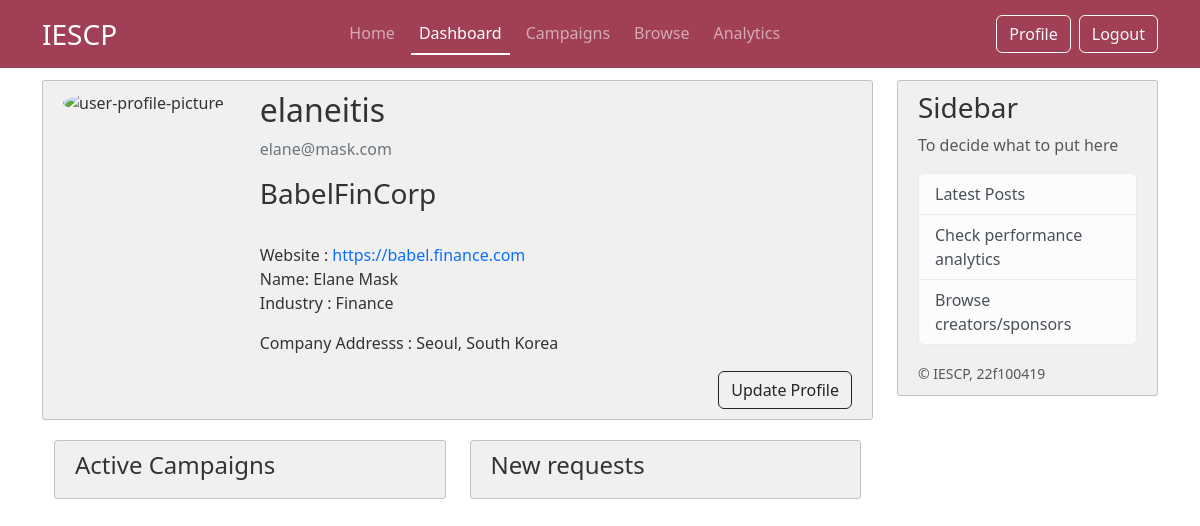
/dashboard (signed in), run on the app's committed database.
### iescp/models.py (models this page shows, shortened)
class CommonUser(db.Model,UserMixin):
     __tablename__ = 'commonuser'
     id = db.Column(db.Integer, primary_key=True)
     role = db.Column(db.String(25), nullable=False) # sponsor or creator
     username = db.Column(db.String(16), unique=True, nullable =False)
     password = db.Column(db.String(60), nullable =False)
     email = db.Column(db.String(50), unique=True, nullable =False)
     firstname = db.Column(db.String(50), nullable=False)
     lastname = db.Column(db.String(50), nullable=False)
     profile_pic = db.Column(db.String(16), nullable =False, default='default.jpg')
     status = db.Column(db.String(12), nullable= False, default='Public') #public or private profile for browse page
     flag = db.Column(db.String(5), nullable=False, default='No') # flag for admin
     phone_no = db.Column(db.String(16), nullable = False)

class Sponsor(db.Model, UserMixin):
     __tablename__ = 'sponsor'
     id = db.Column(db.Integer, primary_key=True)
     company = db.Column(db.String(50), nullable = False)
     industry = db.Column(db.String(50), nullable=False)
     website= db.Column(db.String(120), nullable=False)
     company_address = db.Column(db.Text, nullable=False)
     common_id = db.Column(db.Integer, db.ForeignKey('commonuser.id'), nullable = False)
     common_user = db.relationship('CommonUser', backref='sponsor', uselist=False)

### iescp/routes.py (the view)
@app.route("/dashboard")
@login_required
def dashboard():
     image_file = url_for('static',filename='images/profile_pics/'+current_user.profile_pic)
     if current_user.role == "Sponsor":
          sponsor_data = Sponsor.query.filter_by(common_id=current_user.id).first()
          return render_template("sponsor/01_sponsor_dashboard.html", title= "Dashboard", sponsor_data = sponsor_data, image_file=image_file)
     elif current_user.role == "Creator":
          creator_data = Creator.query.filter_by(common_id=current_user.id).first()
          return render_template("creator/01_creator_dashboard.html", title= "Dashboard", creator_data=creator_data, image_file=image_file)
     else:
          return redirect(url_for('home'))

### iescp/models.py (called while the page is built)
@login_manager.user_loader
def load_user(user_id):
     return CommonUser.query.get(int(user_id))

### iescp/templates/sponsor/01_sponsor_dashboard.html
{% extends "layout.html" %}
{% block content %}
    <div class="content-section">
        <div class="d-flex">
            <div class="flex-shrink-0">
                <img src="{{ image_file }}" alt="user-profile-picture" class="rounded-circle account-img">
            </div>
            <div class="flex-grow-1 ms-3">
                <h2 class="account-name"> {{current_user.username}}</h2>
                <p class="text-secondary">{{ current_user.email  }}</p>
                <p class="h3">{{ sponsor_data.company  }}</p>
                <p class="article-content">
                    <span> Website : <a href="{{ sponsor_data.website }}" target="_blank"> {{ sponsor_data.website }}</a></span>
                    <span> Name: {{ current_user.firstname }} {{ current_user.lastname }}</span>
                    <span> Industry : {{ sponsor_data.industry }} </span>
                </p>
                <p class="article-content">Company Addresss : {{ sponsor_data.company_address }}</p>
            </div>
        </div>
        <div class="text-end">
            <a class="btn btn-outline-dark" href="{{url_for('sponsor_profile')}}">Update Profile</a>
        </div>
    </div>
    <div class="container">
        <div class="row ">
            <div class="col-md-6">
                <div class="content-section">
                    <h2 class="fs-4"> Active Campaigns</h2>
                </div>
            </div>
            <div class="col-md-6">
                <div class="content-section">
                    <h2 class="fs-4"> New requests </h2>
                </div>
            </div>
        </div>
    </div>
{% endblock content %}

### iescp/static/css/layout.css (style rules this page uses)
body { background: #fff; color: #333333; margin-top: 5rem; height: 100vh; }
body::before { content: ''; position: fixed; top: 0; left: 0; width: 100%; height: 100%; background-image: url('../images/layout-bg-2.png'); background-size: cover; background-repeat: no-repeat; background-position: center; background-attachment: fixed; opacity: 0.3; z-index: -1; }
.content-section { background: #f0f0f0; padding: 10px 20px; border: 1px solid #c1c1c1; border-radius: 3px; margin-bottom: 20px; }
a { text-decoration: none; }
.article-content { white-space: pre-line; }
.account-img { height: 125px; width: 125px; margin-right: 20px; margin-bottom: 16px; }

### data on the page
CommonUser: username "elaneitis", email "elane@mask.com", firstname "Elane", lastname "Mask"
Sponsor: company "BabelFinCorp", website "https://babel.finance.com", industry "Finance", company_address "Seoul, South Korea"
